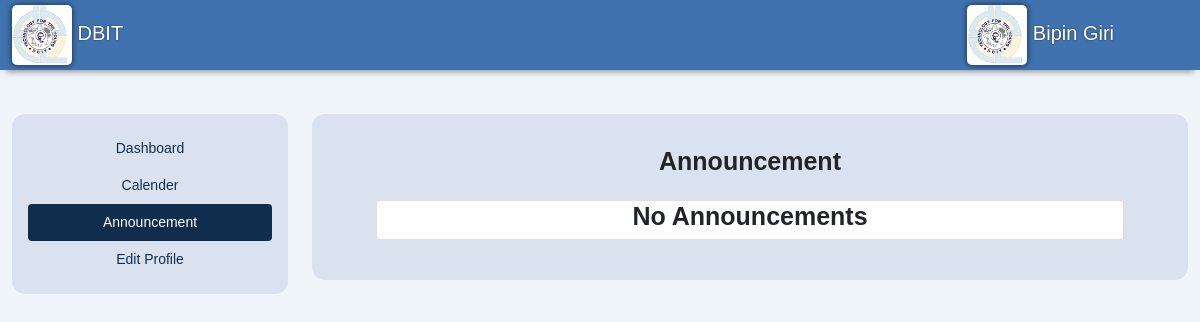
Page /studentAnnoucement (signed in) on the earlier database version.
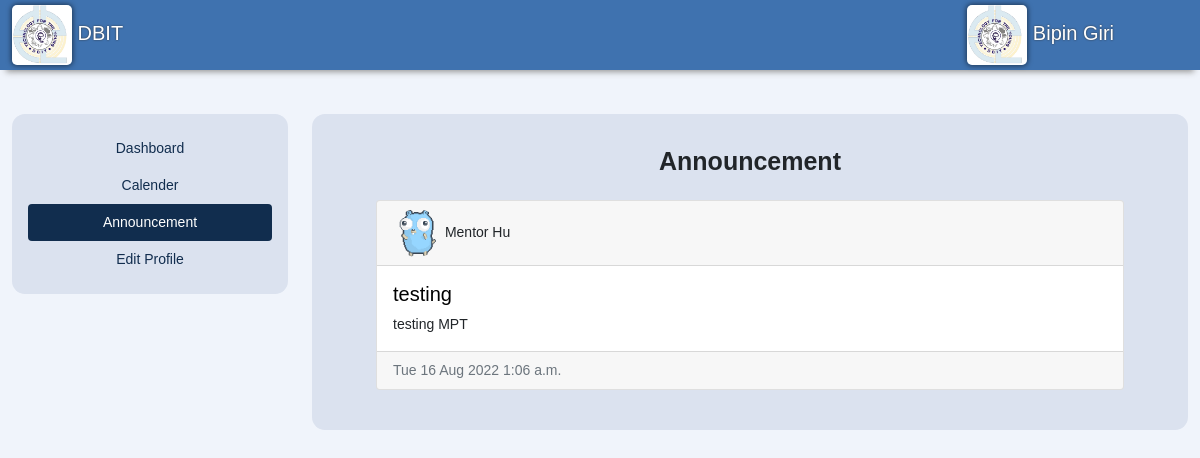
Same page on the later database version.
### Announcement/models.py (models this page shows, shortened)
class AnnouncementReceiver(models.Model):
    receiver = models.ForeignKey(User, on_delete=models.CASCADE,null=True)
    announcement = models.ForeignKey(Announcement, on_delete=models.CASCADE,null=True)
    is_read = models.BooleanField(default=False)
    class Meta:
        ordering = ['announcement']

class Announcement(models.Model):
    sender = models.ForeignKey(User, on_delete=models.CASCADE,null=True)
    title = models.CharField(max_length=200)
    content = models.TextField()
    date = models.DateTimeField('date published', auto_now_add=timezone.now)
    date_updated = models.DateTimeField(auto_now=True)
    class Meta:
        ordering = ['-date']

### accounts/models.py (models this page shows, shortened)
class User(AbstractUser):
    usr_id = models.CharField(max_length=50, unique=True)
    username = None
    email = models.EmailField(max_length=255, unique=True)
    created_on = models.DateTimeField(auto_now_add=True)
    is_active = models.BooleanField(default=True)
    is_staff = models.BooleanField(default=False)
    is_superuser = models.BooleanField(default=False)
    first_name = models.CharField(max_length=50, null=True)
    last_name = models.CharField(max_length=50, null=True)
    middle_name = models.CharField(max_length=50, null=True)
    phone = models.CharField(max_length=10, null=True, blank=True)
    profile_img = models.ImageField(
        default='logo.png', null=True, blank=True, upload_to='images/')
    USERNAME_FIELD = 'email'
    REQUIRED_FIELDS = ['usr_id', ]
    objects = CustomUserManager()

### Announcement/views.py (the view)
# urls.py: path('studentAnnoucement', views.studentAnnouncement, name='student-announcement'),
def studentAnnouncement(request):
    return render(request, 'Announcement/student-announcement.html')

### Announcement/notification_processors.py (called while the page is built)
def announcements(request):
    allnotifications= Announcement.objects.all()
    return {'notifications':allnotifications}

def announcement_receiver(request):
    allreceivers= AnnouncementReceiver.objects.all()
    return {'receivers':allreceivers}

### Announcement/templates/Announcement/student-announcement.html (shortened to what this page needs)
{% extends "student.html" %}
{% load static %}
{% block announcementButton %}
<button class="nav-link active nav-pills-link" id="announcement-tab" onClick="window.location.reload();" data-bs-toggle="pill" data-bs-target="#announcement" type="button" role="tab" aria-controls="announcement" aria-selected="false">
  Announcement
</button>
{% endblock %}
{% block announcementContent %}
<div class="tab-pane fade show active" id="announcement" role="tabpanel" aria-labelledby="announcement">
  <div class="tab-pane fade show active m-5 mt-0 mb-0" id="announcement" role="tabpanel" aria-labelledby="announcement">
    <div class="d-flex align-items-center justify-content-center mt-3 mb-3">
      <h1 style="font-size: 25px; justify-content: center;">
        <strong>Announcement</strong>
      </h1>
    </div>
  {% if receivers %}
    {% for receiver in receivers %}
    {% if receiver.receiver == request.user %}
    <div class="card  mb-4">
      <div class="card-header">
            <img class="rounded-circle image3" src="{{receiver.announcement.sender.profile_img.url}}" height="48" width="48">
            {{receiver.announcement.sender.first_name}} {{receiver.announcement.sender.last_name}}
      </div>
      <div class="card-body">
        <a href="" style="color:black">
          <h5 class="card-title">{{receiver.announcement.title}}</h5>
        </a>
        <p class="card-text">
          {{receiver.announcement.content}}
        </p>
      </div>
      <div class="card-footer text-muted">
        {{receiver.announcement.date|date:"D d M Y" }} {{receiver.announcement.date|time}}
      </div>
    </div>
    {% endif %}
    {% endfor %}
  {% else %}
  <div class="d-flex align-items-center justify-content-center mt-3 mb-3 card  mb-4">
    <h1 style="font-size: 25px; justify-content: center;">
      <strong>No Announcements</strong>
    </h1>
  </div>
  {% endif %}
  </div>
</div>
{% endblock %}

Differences in the rows shown:
added AnnouncementReceiver: announcement.sender.profile_img (picture), announcement.sender.first_name "Mentor", announcement.sender.last_name "Hu", announcement "testing", announcement.content "testing MPT", announcement "Tue 16 Aug 2022", announcement "1:06 a.m."
Other differences:
text no longer shown: "No Announcements"
